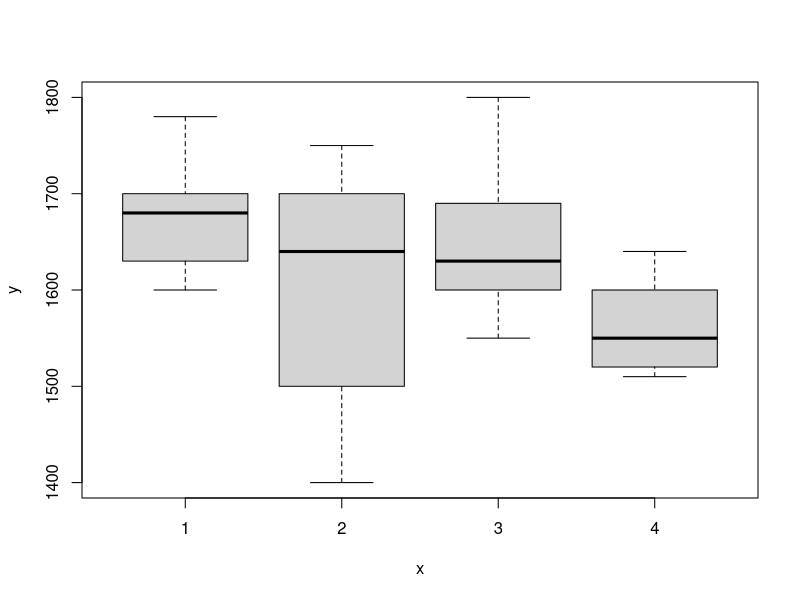
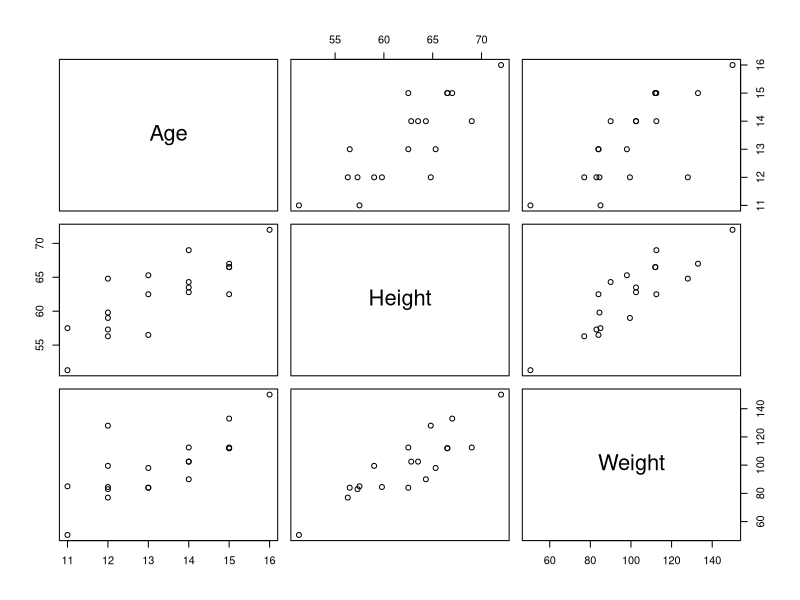
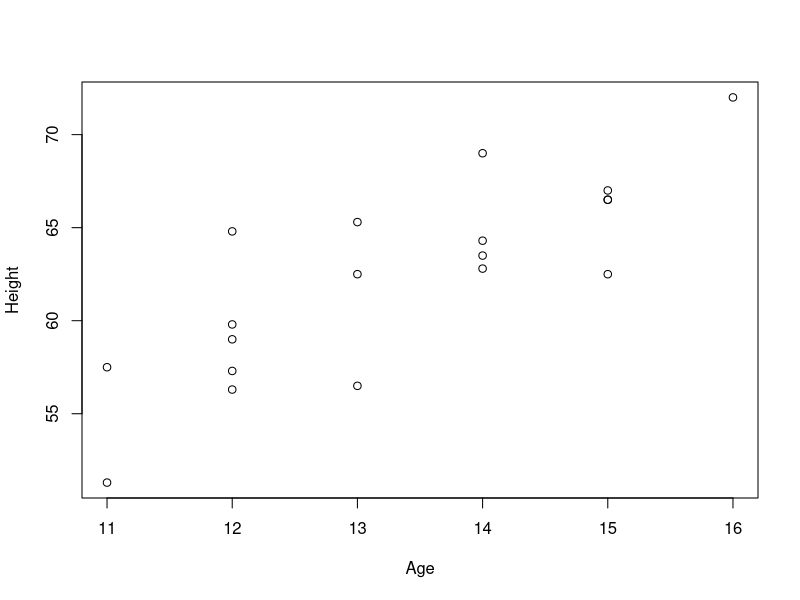
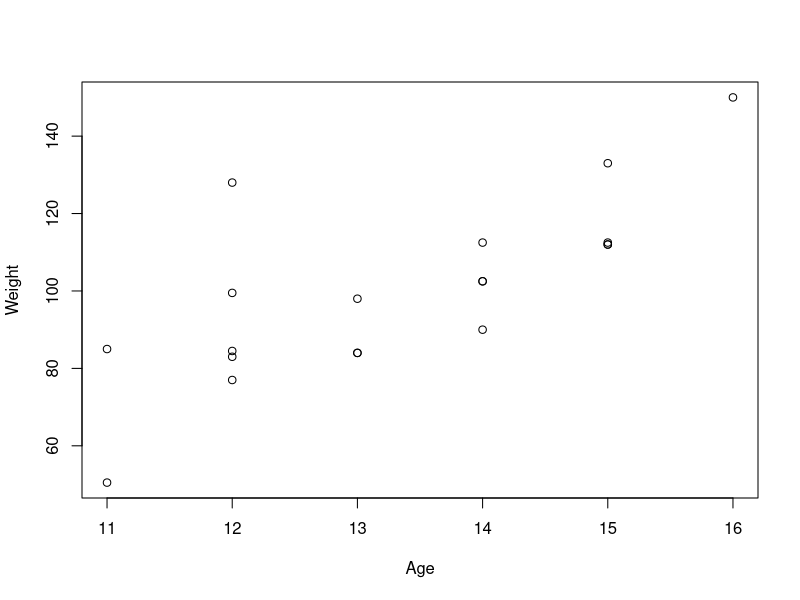
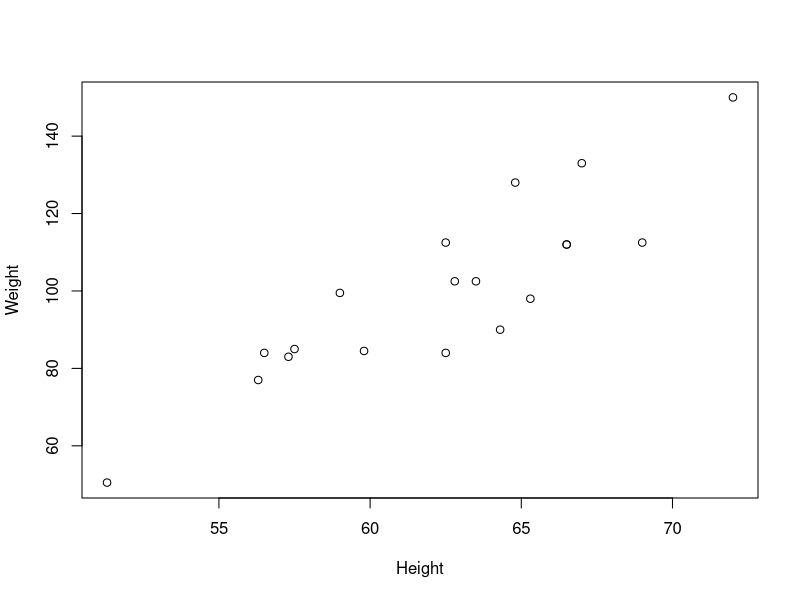
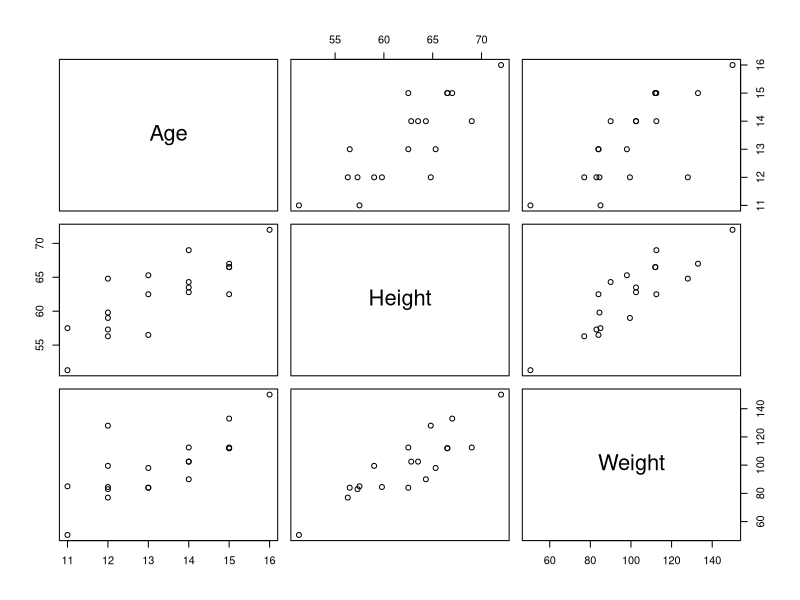
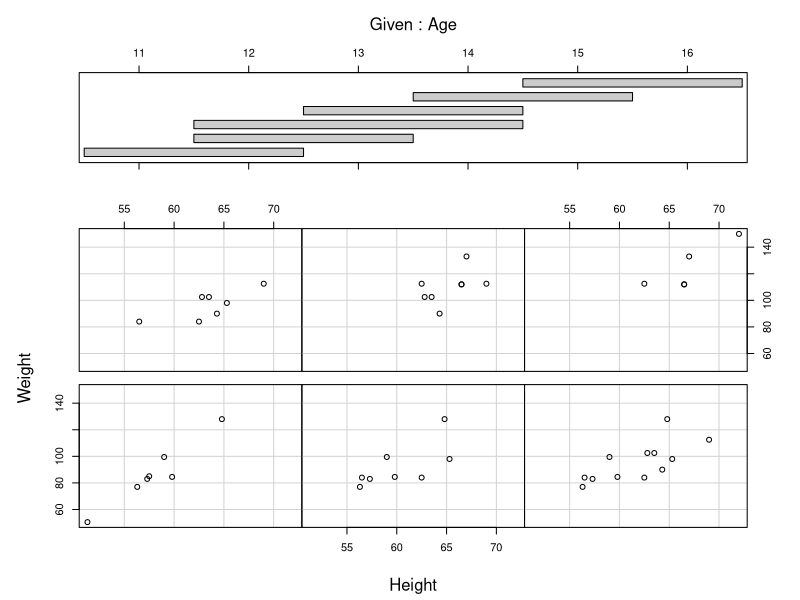
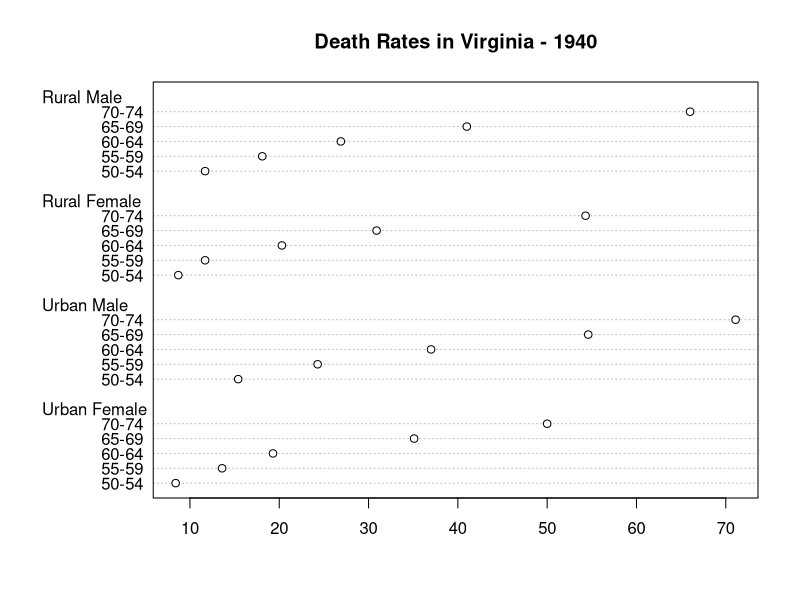

Recreate these plots in R, in order. (Note: this script raises an error after producing the figures.)
# plot() ,pairs() , coplot(),qqnorm() ,qqline(),hist(),contour()
y<-c(1600, 1610, 1650, 1680, 1700, 1700, 1780, 
     1500, 1640,1400, 1700, 1750,
     1640, 1550, 1600, 1620, 1640, 1600,1740, 1800,
     1510, 1520, 1530, 1570, 1640, 1600)
f<-factor(c(rep(1,7),rep(2,5), rep(3,8), rep(4,6)))
plot(f,y)

df<-data.frame(
  Age=c(13, 13, 14, 12, 12, 15, 11, 15, 14, 14, 14,
        15, 12, 13, 12, 16, 12, 11, 15 ),
  Height=c(56.5, 65.3, 64.3, 56.3, 59.8, 66.5, 51.3,
           62.5, 62.8, 69.0, 63.5, 67.0, 57.3, 62.5,
           59.0, 72.0, 64.8, 57.5, 66.5),
  Weight=c( 84.0, 98.0, 90.0, 77.0, 84.5, 112.0,
            50.5, 112.5, 102.5, 112.5, 102.5, 133.0,
            83.0, 84.0, 99.5, 150.0, 128.0, 85.0,
            112.0))
plot(df)
attach(df)
plot(~Age+Height)
plot(Weight~Age+Height)

pairs(df)
coplot(Weight ~ Height | Age)
# dotchart(x, ...)
dotchart(VADeaths, main = "Death Rates in Virginia - 1940")
dotchart(t(VADeaths), main = "Death Rates in Virginia - 1940")
# image(x, y, z, ...)
# contour(x, y, z, ...)
# persp(x, y, z, ...)
x<-seq(0,2800, 400); y<-seq(0,2400,400)
z<-scan()
# 1180 1320 1450 1420 1400 1300 700 900
# 1230 1390 1500 1500 1400 900 1100 1060
# 1270 1500 1200 1100 1350 1450 1200 1150
# 1370 1500 1200 1100 1550 1600 1550 1380
# 1460 1500 1550 1600 1550 1600 1600 1600
# 1450 1480 1500 1550 1510 1430 1300 1200
# 1430 1450 1470 1320 1280 1200 1080 940
Z<-matrix(z, nrow=8)
contour(x, y, Z, levels = seq(min(z), max(z), by = 80))
persp(x, y, Z)
x<-y<-seq(-2*pi, 2*pi, pi/15)
f<-function(x,y) sin(x)*sin(y)
z<-outer(x, y, f)
contour(x,y,z,col="blue")
persp(x,y,z,theta=30, phi=30, expand=0.7,col="lightblue")
plot(x, y, type = "n"); text(x, y)

rt<-read.table("exam0203.txt", head=TRUE);
lm.sol<-lm(Weight~Height, data=rt)
attach(rt)
plot(Weight~Height); abline(lm.sol)
